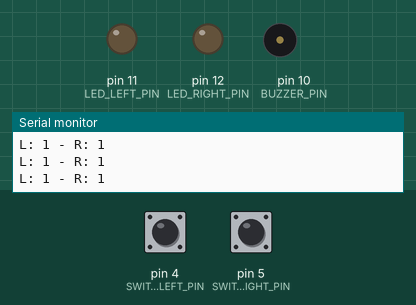
Recording of a sketch running on a simulated Arduino Uno, built with avr-gcc and run on an emulated ATmega328P. Parts: output pins drawn as LEDs (lit = HIGH), buzzer (waves = sounding), the last lines printed to the serial monitor. Dashed ring = blinking. The test bench sets the inputs (shaded band); at power-on: pin 4 (SWITCH_LEFT_PIN) HIGH, pin 5 (SWITCH_RIGHT_PIN) HIGH.

Above: at 1.2 s.
1.3 s: pin 4 (SWITCH_LEFT_PIN) pulled LOW for 0.15 s
At 2.4 s:
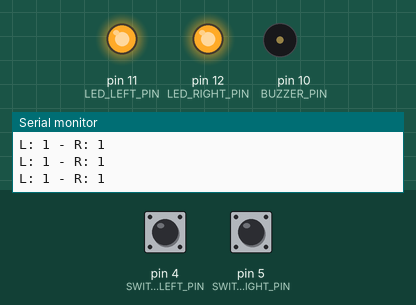
4.4 s: pin 4 (SWITCH_LEFT_PIN) pulled LOW for 3.2 s
At 7.85 s:
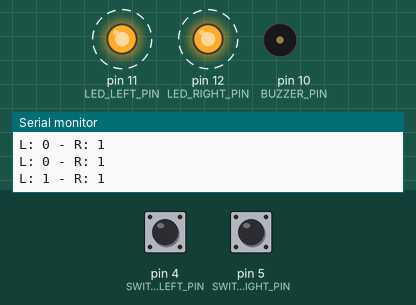
9.7 s: pin 5 (SWITCH_RIGHT_PIN) pulled LOW for 1 s
12.7 s: pin 5 (SWITCH_RIGHT_PIN) pulled LOW for 3.2 s
At 13.0 s:
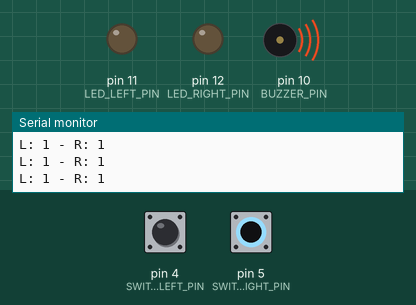
18.9 s: pin 4 (SWITCH_LEFT_PIN) driven LOW and pin 5 (SWITCH_RIGHT_PIN) driven LOW
Timing chart, 0 to 21.9 s (numbered marks = the images above; inputs shaded):
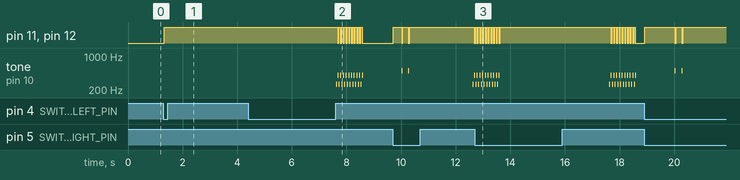

The sketch:

robotcan.ino
```cpp
// Robot Can
// Author: Aymeric Bringard <nemen@fixme.ch>
// Data: 27.03.2016


#define SWITCH_LEFT_PIN 4
#define SWITCH_RIGHT_PIN 5

#define BUZZER_PIN 10

#define LED_LEFT_PIN 11
#define LED_RIGHT_PIN 12


bool switchLeftStatus, switchRightStatus;
unsigned long normalPrevMs = 0,
              winkyEyePrevMs = 0,
              angryPrevMs = 0;
int normalInterval = 10000,
    winkyEyeInterval = 6000,
    angryInterval = 5000;


bool getSwitchLeftStatus() {
  return digitalRead(SWITCH_LEFT_PIN);
}
bool getSwitchRightStatus() {
  return digitalRead(SWITCH_RIGHT_PIN);
}

void normalBehaviour(unsigned long currentMillis) {

  digitalWrite(LED_LEFT_PIN, HIGH);
  digitalWrite(LED_RIGHT_PIN, HIGH);

  if(currentMillis - normalPrevMs > normalInterval) {
    normalPrevMs = currentMillis;

    digitalWrite(LED_LEFT_PIN, LOW);
    digitalWrite(LED_RIGHT_PIN, LOW);
    tone(BUZZER_PIN, 500, 10);
    delay(50);
    digitalWrite(LED_LEFT_PIN, HIGH);
    digitalWrite(LED_RIGHT_PIN, HIGH);
    delay(200);
    digitalWrite(LED_LEFT_PIN, LOW);
    digitalWrite(LED_RIGHT_PIN, LOW);
    tone(BUZZER_PIN, 500, 10);
    delay(50);
    digitalWrite(LED_LEFT_PIN, HIGH);
    digitalWrite(LED_RIGHT_PIN, HIGH);
  }
}
void winkEyeBehaviour(unsigned long currentMillis, bool left) {
  digitalWrite(LED_LEFT_PIN, HIGH);
  digitalWrite(LED_RIGHT_PIN, HIGH);

  if(currentMillis - winkyEyePrevMs > winkyEyeInterval) {
    winkyEyePrevMs = currentMillis;

    int pin = (left ? LED_RIGHT_PIN : LED_LEFT_PIN);

    digitalWrite(pin, LOW);
    delay(1000);
    digitalWrite(pin, HIGH);
  }
}
void angryBehaviour(unsigned long currentMillis) {

  if(currentMillis - angryPrevMs > angryInterval) {
    angryPrevMs = currentMillis;

    for(int i = 0; i < 10; ++i) {
      digitalWrite(LED_LEFT_PIN, HIGH);
      digitalWrite(LED_RIGHT_PIN, HIGH);
      tone(BUZZER_PIN, 265, 20);
      delay(50);
      digitalWrite(LED_LEFT_PIN, LOW);
      digitalWrite(LED_RIGHT_PIN, LOW);
      tone(BUZZER_PIN, 405, 20);
      delay(50);
    }
  }

}

void setup() {
  Serial.begin(9600);

  pinMode(SWITCH_LEFT_PIN, INPUT);
  pinMode(SWITCH_LEFT_PIN, INPUT);

  pinMode(BUZZER_PIN, OUTPUT);

  pinMode(LED_LEFT_PIN, OUTPUT);
  pinMode(LED_RIGHT_PIN, OUTPUT);
}

void loop() {

  unsigned long currentMillis = millis();

  switchLeftStatus = getSwitchLeftStatus();
  switchRightStatus = getSwitchRightStatus();

  Serial.print("L: ");
  Serial.print(switchLeftStatus);
  Serial.print(" - R: ");
  Serial.println(switchRightStatus);

  if (switchLeftStatus == HIGH && switchRightStatus == HIGH) {
    // Serial.println("ANGRY!!!");
    angryBehaviour(currentMillis);
  } else {
    // Serial.println("normal");
    normalBehaviour(currentMillis);
  }
}
```

Measured:
- after the input at 1.3 s, pin 11 (LED_LEFT_PIN), pin 12 (LED_RIGHT_PIN): LOW → HIGH at once
- by itself, tone on pin 10 (BUZZER_PIN): plays 265 Hz for 0.02 s, 405 Hz for 0.02 s, 265 Hz for 0.02 s, 405 Hz for 0.02 s, 265 Hz for 0.02 s, 405 Hz for 0.02 s … (38 notes in this stretch)
